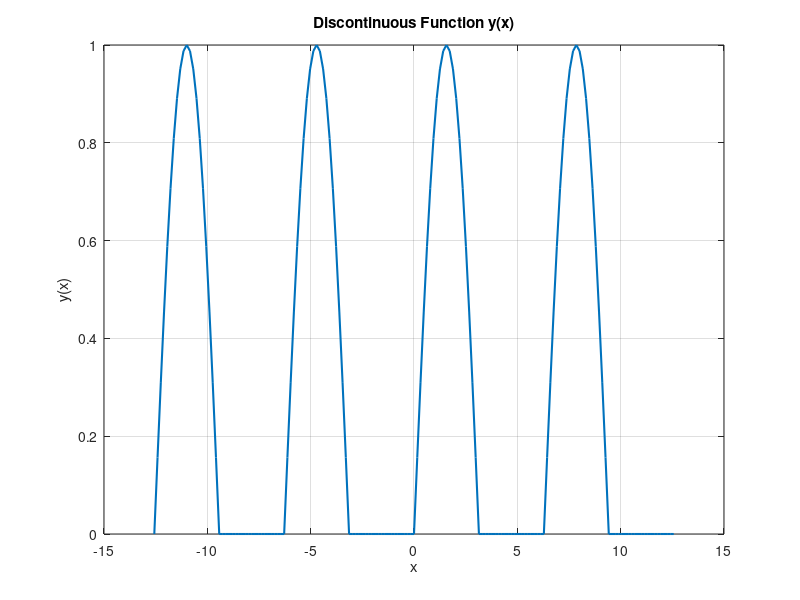

The MATLAB script that drew this image:
%% Task 1: Logical Indexing of a Vector
fprintf('--- Task 1: Logical Indexing ---\n');
dataVector = [1, 4, 7, 10, 12];
disp('Vector dataVector:');
disp(dataVector);

aboveFive     = dataVector(dataVector > 5);              % keep only elements larger than 5
evenElements  = dataVector(mod(dataVector, 2) == 0);     % keep only even elements
countAtLeast5 = sum(dataVector >= 5);                    % sum of a logical vector = count of trues

disp('Elements greater than 5:');
disp(aboveFive);
disp('Elements divisible by 2:');
disp(evenElements);
fprintf('Count of elements >= 5: %d\n', countAtLeast5);

%% Task 2: Avoiding Division by Zero with Logical Indexing
fprintf('\n--- Task 2: Sinc Function without Division by Zero ---\n');
sincInput = -4*pi:pi/20:4*pi;
sincInput(sincInput == 0) = eps;    % replace exact zeros with eps so sin(x)./x stays finite
sincOutput = sin(sincInput) ./ sincInput;    % element-wise division

fprintf('Number of sample points: %d\n', length(sincInput));
fprintf('Maximum value of y: %.4f\n', max(sincOutput));
fprintf('Minimum value of y: %.4f\n', min(sincOutput));

%% Task 3: Plotting a Discontinuous Function
fprintf('\n--- Task 3: Discontinuous Function ---\n');
clipInput = -4*pi:pi/20:4*pi;
clipOutput = sin(clipInput);
clipOutput(clipOutput <= 0) = 0;   % clip all negative values to zero (half-wave rectifier)

figure;
plot(clipInput, clipOutput, 'LineWidth', 1.5);
title('Discontinuous Function y(x)');
xlabel('x');
ylabel('y(x)');
grid on;

fprintf('Number of clipped (zero) points: %d\n', sum(clipOutput == 0));

%% Task 4: Counting Random Numbers in Ranges
fprintf('\n--- Task 4: Counting Random Numbers ---\n');
randomSamples = rand(1, 1000);
countLowBand  = sum(randomSamples < 0.3);              % values below 0.3
countHighBand = sum(randomSamples >= 0.5);             % values at or above 0.5

countMidBand = sum(randomSamples >= 0.3 & randomSamples < 0.5);   % values in the middle band [0.3, 0.5)
% the three ranges are mutually exclusive, so their counts must total 1000
totalsMatch = (countLowBand + countMidBand + countHighBand) == length(randomSamples);

fprintf('Count of r < 0.3        : %d\n', countLowBand);
fprintf('Count of 0.3 <= r < 0.5 : %d\n', countMidBand);
fprintf('Count of r >= 0.5       : %d\n', countHighBand);
fprintf('All counts add up to %d: %d (1 = true)\n', length(randomSamples), totalsMatch);
